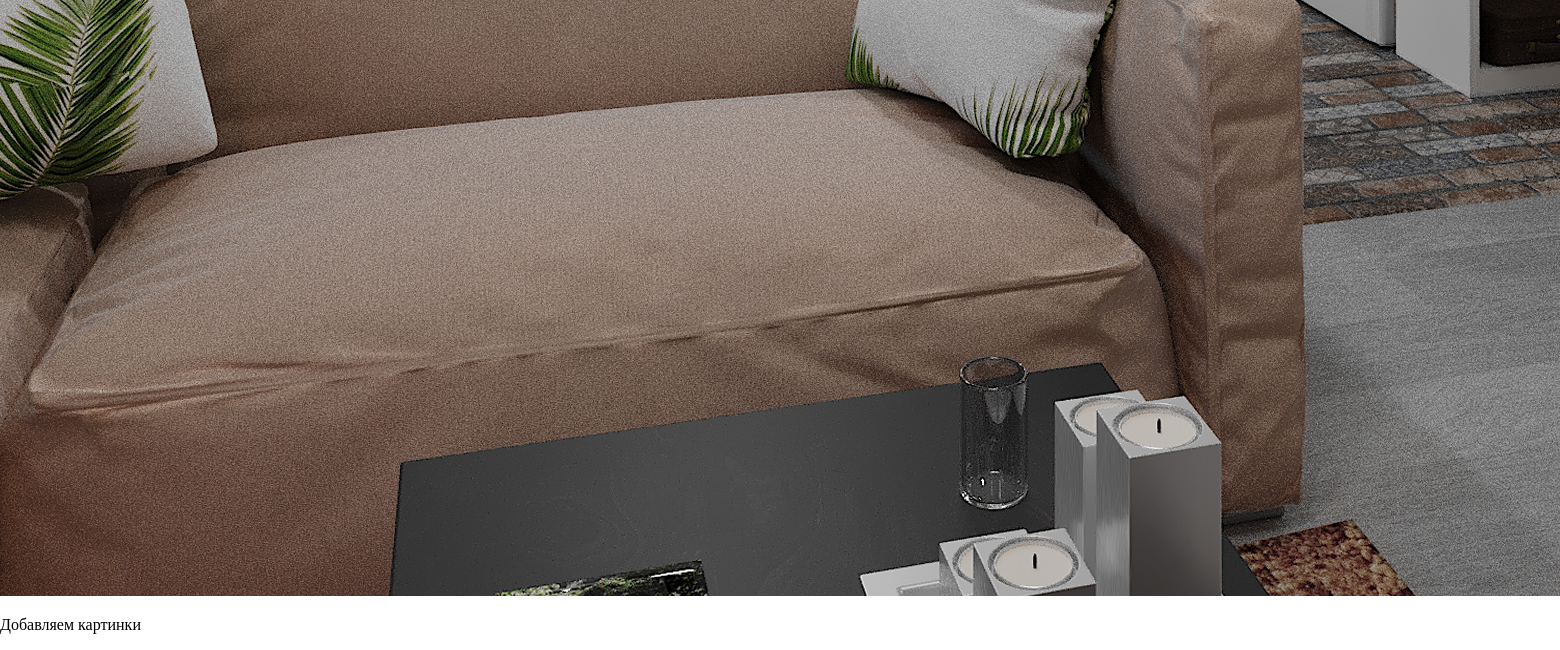
/blog/3/ (lower part), run on an earlier commit of the app's database.
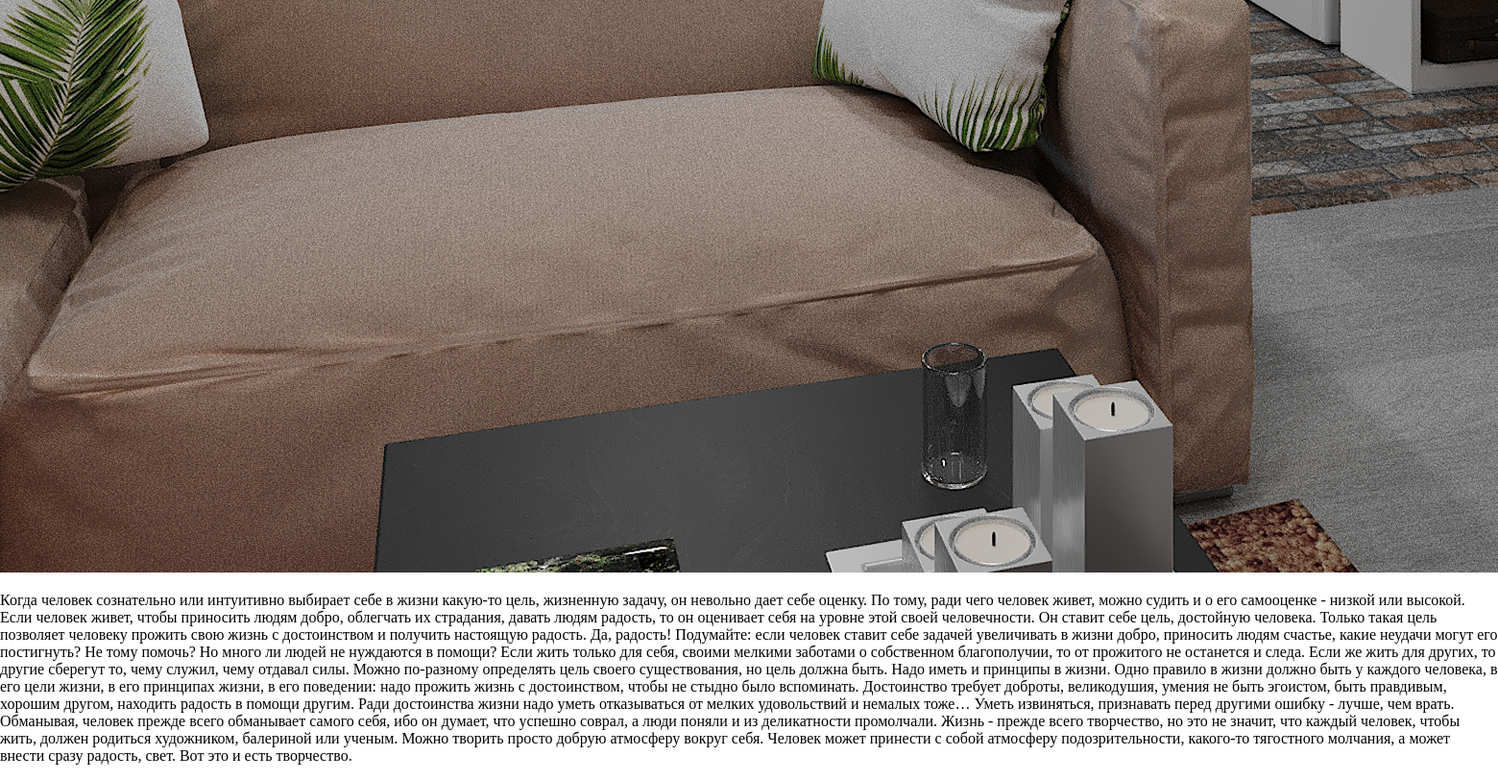
And on a later commit of the database.
### blog/models.py (models this page shows, shortened)
class Article(models.Model):
    title = models.CharField('Заголовок',max_length=15)  # Ограниченная строка
    desc= models.TextField('Описание')  # Ограниченная строка
    image= models.ImageField('Изображение',upload_to='blog/image')  # строка по изображению (отдельный тип данных)
    date = models.DateField('Дата')  # Дата
    url = models.URLField('Доп. источник',blank=True)  # Ссылка
    class Meta:
        verbose_name = 'readable'
        verbose_name_plural = 'Статьи'

### blog/views.py (the view)
# urls.py: path('<int:article_id>/', views.detailView, name='detail_in_urls'),
def detailView(request, article_id):
    article = get_object_or_404(Article, pk = article_id)
    return render(request, 'detail/detail.html',{'article_html':article, 'page_name':'Статья','page_style':'detail'})

### blog/templates/detail/detail.html (shortened to what this page needs)
{% extends 'base.html' %}
{% block content %}
<main>
    <img src="{{ article_html.image.url }}" alt="">
    <p>{{ article_html.desc }}</p>
</main>
{% endblock %}

What changed in the data, as far as the page shows it:
changed Article: desc "Добавляем картинки" → "Когда человек сознательно или интуитивно выбирает себе в жизни какую-то цель, жизненную задачу, он невольно дает себе оценку. По тому, ради чего человек живет, можно судить и о его самооценке - низкой или высокой. Если человек живет, чтобы приносить людям добро, облегчать их страдания, давать людям радость, то он оценивает себя на уровне этой своей человечности. Он ставит себе цель, достойную человека. Только такая цель позволяет человеку прожить свою жизнь с достоинством и получить настоящую радость. Да, радость! Подумайте: если человек ставит себе задачей увеличивать в жизни добро, приносить людям счастье, какие неудачи могут его постигнуть? Не тому помочь? Но много ли людей не нуждаются…"
